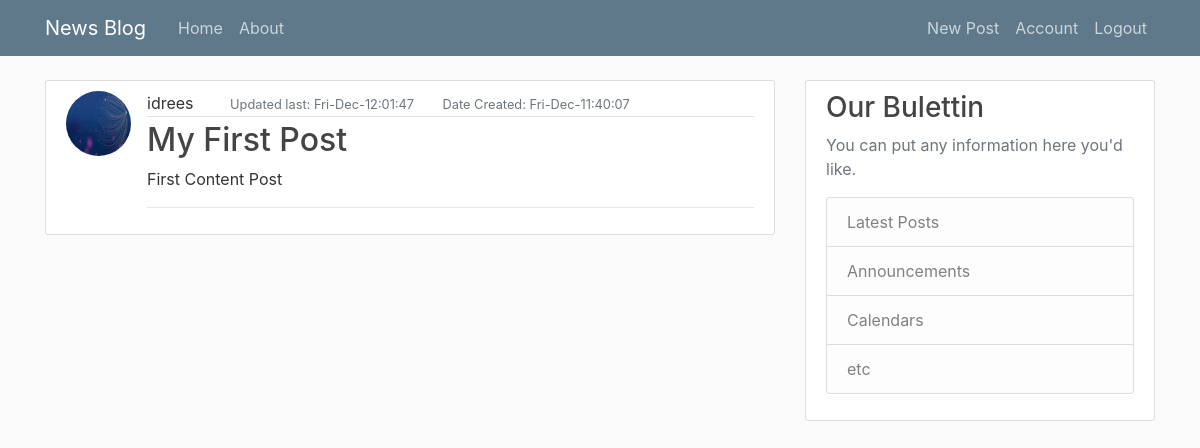
The page /post/1 (signed in) on the database as committed earlier.
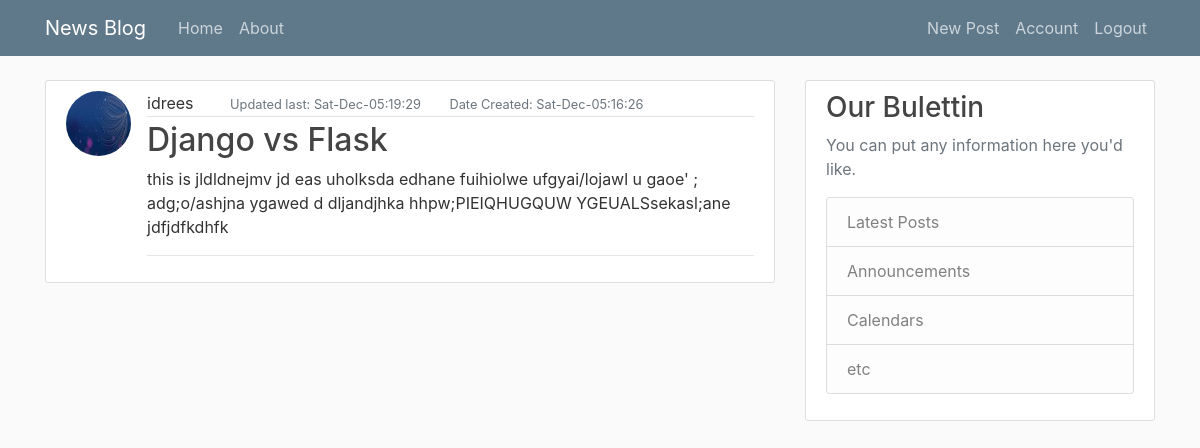
The same page on the database as committed later.
### newspost/model.py (models this page shows, shortened)
class Post(db.Model):
    id = db.Column(db.Integer, primary_key=True, nullable=False)
    title = db.Column(db.String(60),unique=True, nullable=False)
    content = db.Column(db.Text(420), nullable=False, unique=True)
    date_posted = db.Column(db.DateTime, nullable=False, default=datetime.utcnow)
    date_updated = db.Column(db.DateTime, nullable=False, default=datetime.utcnow)
    user_id = db.Column(db.Integer, db.ForeignKey('user.id'), nullable=False)

### newspost/routes.py (the view)
@app.route('/post/<int:post_id>', methods=['GET','POST'])
@login_required
def post(post_id):
    post = Post.query.get_or_404(post_id)
    return render_template('post.html', post = post)

### newspost/model.py (called while the page is built)
@login_manager.user_loader
def load_user(user_id):
    return User.query.get(int(user_id))

### newspost/Templates/post.html (shortened to what this page needs)
{% extends 'base.html' %}
    {% block content %}
        <article class="media content-section">
          <img class="rounded-circle article-img" src="{{ url_for('static', filename='img/' + post.author.image_file) }}">
          <div class="media-body">
            <div class="article-metadata">
              <span class="mr-2" href="#">{{ post.author.username }}</span>
              <small class="text-muted ml-4 ">Updated last: {{ post.date_posted.strftime('%a-%b-%X') }}</small>
              <small class="text-muted ml-4">Date Created: {{ post.date_updated.strftime('%a-%b-%X') }} </small>
            </div>
            <h2><a class="article-title" href="{{url_for('update_post', post_id=post.id)}}">{{ post.title }}</a></h2>
            <p class="article-content">{{ post.content }}</p>
            <hr>
        </article>
    {% endblock content %}

Rows that differ between the two databases and show on the page:
changed Post: date_posted "Fri-Dec-12:01:47" → "Sat-Dec-05:19:29"; date_updated "Fri-Dec-11:40:07" → "Sat-Dec-05:16:26"; title "My First Post" → "Django vs Flask"; content "First Content Post" → "this is jldldnejmv jd eas uholksda edhane fuihiolwe ufgyai/lojawl u gaoe' ; adg;o/ashjna ygawed d dljandjhka hhpw;PIEIQHUGQUW YGEUALSsekasl;ane jdfjdfkdhfk"
